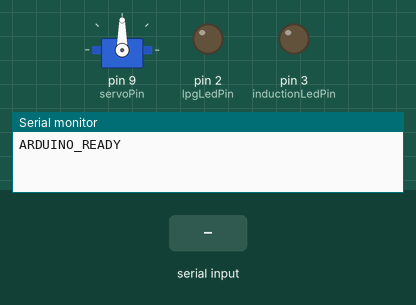
A sketch run on a simulated Arduino Uno, built with avr-gcc and run on an emulated ATmega328P. On the bench: servo, output pins drawn as LEDs (lit = HIGH), the last lines printed to the serial monitor. The test bench sets the inputs (shaded band).

Above: at 3.2 s.
3.3 s: "OPEN_COVER\n" received over Serial
At 3.6 s:
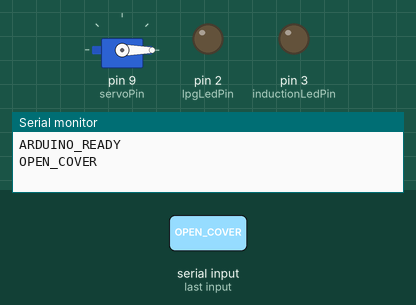
4.8 s: "LPG_ON\n" received over Serial
At 5.8 s:
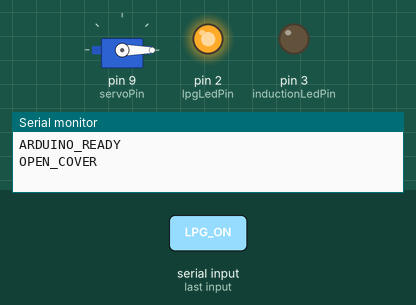
6.3 s: "INDUCTION_ON\n" received over Serial
At 7.1 s:
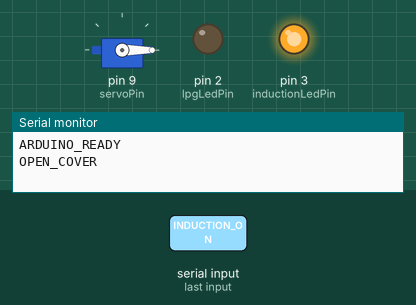
7.8 s: "NONE\n" received over Serial
At 9.2 s:
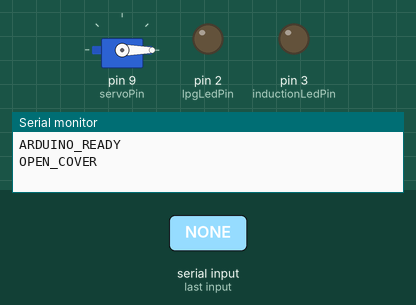
Timing chart, 0 to 10.3 s (numbered marks = the images above; inputs shaded):
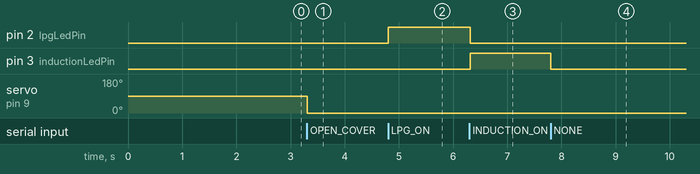

The sketch:

final_adruino_code.ino
```cpp
#include <Servo.h>

Servo gasServo;

const int servoPin = 9;
const int lpgLedPin = 2;
const int inductionLedPin = 3;

void setup() {
  Serial.begin(9600); // Communication with Python
  gasServo.attach(servoPin);
  gasServo.write(90); // Start closed

  pinMode(lpgLedPin, OUTPUT);
  pinMode(inductionLedPin, OUTPUT);

  digitalWrite(lpgLedPin, LOW);
  digitalWrite(inductionLedPin, LOW);

  delay(2000); // wait a bit before checking connection
  Serial.println("ARDUINO_READY"); // Initial handshake
}
void loop() {
  if (Serial.available()) {
    String command = Serial.readStringUntil('\n');
    command.trim();

    if (command == "OPEN_COVER") {
      Serial.println("OPEN_COVER"); // Initial handshake
      gasServo.write(0);
    }
    else if (command == "CLOSE_COVER") {
      Serial.println("CLOSE_COVER"); // Initial handshake
      gasServo.write(90);
      digitalWrite(2, LOW);
      digitalWrite(3, LOW);
    }
    else if (command == "LPG_ON") {
      digitalWrite(2, HIGH);
      digitalWrite(3, LOW);
    }
    else if (command == "INDUCTION_ON") {
      digitalWrite(3, HIGH);
      digitalWrite(2, LOW);
    }
    else if (command == "NONE") {
      digitalWrite(2, LOW);
      digitalWrite(3, LOW);
    }
  }
}
```

Measured:
- after the input at 3.3 s, servo on pin 9 (servoPin): 90° → 0° at once
- after the input at 4.8 s, pin 2 (lpgLedPin): LOW → HIGH at once
- after the input at 6.3 s, pin 2 (lpgLedPin): HIGH → LOW at once; pin 3 (inductionLedPin): LOW → HIGH at once
- after the input at 7.8 s, pin 3 (inductionLedPin): HIGH → LOW at once
